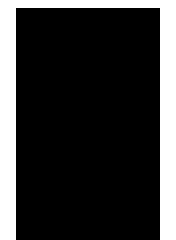

Below is a game level as drawn by its tile map, then a one-line description and the .tmx that defines it (tile-layer data replaced by summaries):
An orthogonal 11x30 tile map with 16x8 px tiles, 1 tile layer (Tile Layer 1).

<map version="1.0" orientation="orthogonal" width="11" height="30" tilewidth="16" tileheight="8">
 <tileset firstgid="1" name="TWBreakout Bricks" tilewidth="16" tileheight="8">
  <image source="brick_image.png" width="320" height="160" />
 </tileset>
 <layer name="Tile Layer 1" width="11" height="30">
  <data>[330 cells, 69 non-empty, 1 distinct tile ids]</data>
 </layer>
 <objectgroup name="brick" width="11" height="30" />
 <objectgroup name="wall" width="11" height="30" />
</map>
